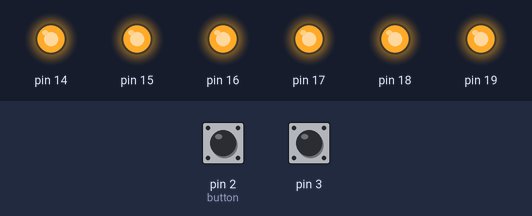
Simulated run of this program. Board: Arduino Uno, built with avr-gcc and run on an emulated ATmega328P. Parts: output pins drawn as LEDs (lit = HIGH). Inputs (shaded band) come from the test bench; at power-on: pin 2 (button) LOW, pin 3 HIGH. What the program prints to the serial monitor is not drawn.

Above: at 0.8 s.
0.9 s: pin 2 (button) pulled HIGH for 0.15 s
Timing chart, 0 to 3.9 s (numbered marks = the images above; inputs shaded):
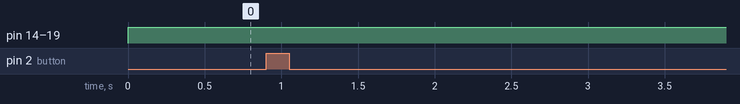

The program:

main.cpp
```cpp
//nichts von arduino abstraktion verwenden :)
#include <Arduino.h>
#include <avr/io.h>
#include <avr/interrupt.h>

volatile unsigned count, countTimer = 0;
volatile boolean pd2pressed = false;


//unsigned int sind 16 Bit -> max.: 65536 sekunden
// 65536 s * 1min/60s = 1092,26666667 min maximal darstellbar - reicht vollkommen aus
volatile unsigned int timeInSeconds = 0;

//lesen wie folgt: DP G F E D C B A
//                MSB             LSB
//gemeinsame Kathode: 0 -> aus, 1 -> leuchtet
//s. Tabelle im ReadMe für mehr Referenz
const uint8_t ziffer_to_7seg[10] = {0b00111111, 0b00000110,0b01011011, 0b01001111, 0b01100110, 0b01101101, 0b01111101, 0b00000111, 0b01111111, 0b01101111};

ISR(INT0_vect){
    //button wurde eben nicht gedrückt; jetzt erst neu
    if(!pd2pressed)
    {
        pd2pressed = true;
        char buffer[50];
        sprintf(buffer, "Button gedrueckt %i", count);
        count++;
        Serial.println(buffer);
    }

}

ISR(INT1_vect){
    //hier pausieren
}


ISR(TIMER1_COMPA_vect){
    timeInSeconds++;
    //ISR die jede Sekunde ausgelöst wird :)
    char buffer[50];
    sprintf(buffer, "sekunden ISR %i", countTimer);
    countTimer++;
    Serial.println(buffer);
}


void updateTimerDisplays(){
    unsigned short sekunden = timeInSeconds % 60; //sekunden nur zwischen 0 und 59 möglich :)
    unsigned short minuten = (timeInSeconds / 60) % 60;  //selbe logik wie sekunden. aber vorher in minuten umrechen :)

    unsigned short sekundenEiner = sekunden % 10;
    unsigned short sekundenZehner = sekunden / 10; //durch rundung entfallen nachkommastellen, ergebnis zwischen 0 und 5, weil sekunden max 59
    unsigned short minutenEiner = minuten % 10;
    unsigned short minutenZehner = minuten / 10;

    //hier noch die Zeiten auf die Displays ausgeben
    //so etwa,

    //PORTC |= ziffer_to_7seg[sekundenEiner];


    //aber muss hier noch genauer rein, wennn ich jz noch ein PORTC = .. mache, wird ja alles überschrieben :(
}


int main(){
    Serial.begin(115200);


    //PD2 und PD3 als Eingang konfigurieren
    //0 Eingang, 1 Ausgang
    DDRD |= 0b00000000; //oder: 0x00 oder 0 :)

    DDRC |= 0b11111111; //alles als Ausgang definieren

    /*
    * Einstellungen für Interrupt
    *
    */

    //bit 7-4 keine fkt
    //bit 3 & 2 für INT1 (PD3) -> will hiermit Pausieren
    //bit 1 & 0 für INT0 (PD2) -> damit will ich Reset
    EICRA = 0b00001010; //beides 10 - also fallende Flanke

    //interrupts allgemein enablen für int0 und int1 /bit 1 udn 0 auf 1
    EIMSK = 0x03;


    TCCR1B = 0b00001101;
    /*
    *   Bit 7
    *   Bit 6
    *   Bit 5
    *   Bit 4 WGM13
    *   Bit 3 WGM12 - 1 -> um OCR1A zurückzusetzen wenn TCNT1 = OCR1A
    *   Bit 2 CS12  - 1  - \
    *   Bit 1 CS11  - 0  - -> 1024 als Prescaler
    *   Bit 0 CS10  - 1  - /
    */


    TIMSK1 = 0x02;
    //bit 1 um OCR1A zu aktivieren und für den Interrupt zu nutzen


    OCR1A = 19531; //s. ReadMe um nachzuvollziehen, wieso dieser Wert

    TCNT1 = 0; //den 16 Bit Zähler mit 0 initialsieren

    //bit 7 vom status register um interrupts global zu aktivieren
    SREG |= 0x80;

    Serial.println("Hello World\n");

    PORTC = 0xff;

    while(1){

        //Lösung um das > 2 mal ausführen der HW ISR bei Buttonklick zu umgehen
        //ja ich weiss, ich hätte auch direkt die ISR für den HW Interrupt weglassen können wenn ich das so löse
        //aber mir ging es darum, Interrupts anzuwenden, deswegen jz die Lösung erstmal so :)
        if (PIND & (1 << PD2)) { // button pd2 ist im moment nicht gedrückt
            pd2pressed = false;
        }

    }

    return 0;
}
```

Measured:
- after the input at 0.9 s, every drawn part: stays the same
